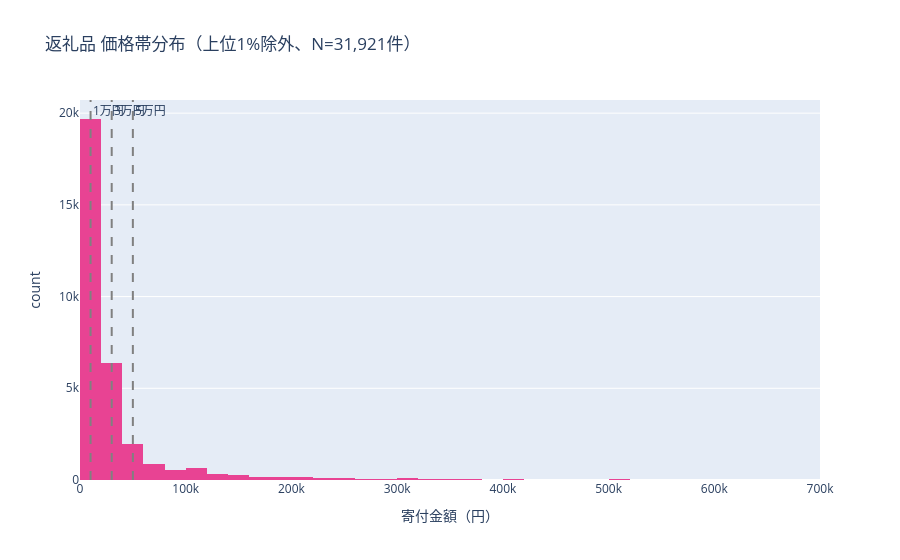

The notebook cell this image was saved under:
### Markdown cell above
## 3. 価格帯分布

### Code cell
# 外れ値除外（上位1%）して分布確認
price_99 = df['item_price'].quantile(0.99)  # 下位から99%の範囲のデータを利用する。
df_plot = df[df['item_price'] <= price_99]

fig = px.histogram(
    df_plot,
    x='item_price',
    nbins=50,
    title=f'返礼品 価格帯分布（上位1%除外、N={len(df_plot):,}件）',
    labels={'item_price': '寄付金額（円）'},
    color_discrete_sequence=['#e84393']
)
fig.add_vline(x=10000, line_dash='dash', line_color='gray', annotation_text='1万円')
fig.add_vline(x=30000, line_dash='dash', line_color='gray', annotation_text='3万円')
fig.add_vline(x=50000, line_dash='dash', line_color='gray', annotation_text='5万円')
fig.show()

# 価格帯別件数
bins = [0, 5000, 10000, 20000, 30000, 50000, 100000, float('inf')]
labels = ['〜5千円', '5千〜1万円', '1〜2万円', '2〜3万円', '3〜5万円', '5〜10万円', '10万円〜']
df['price_segment'] = pd.cut(df['item_price'], bins=bins, labels=labels)
print(df['price_segment'].value_counts().sort_index())

### Figure 1 — Plotly figure (JSON) as saved in the notebook; plotly's stock layout.template omitted (floating-point values rounded to 4 significant figures; data arrays with more than 128 entries replaced by an {"elided": "..."} marker saying what was removed)
{"data": [{"bingroup": "x", "hovertemplate": "寄付金額（円）=%{x}<br>count=%{y}<extra></extra>", "legendgroup": "", "marker": {"color": "#e84393", "pattern": {"shape": ""}}, "name": "", "nbinsx": 50, "orientation": "v", "showlegend": false, "type": "histogram", "x": {"elided": "31921 int values"}, "xaxis": "x", "yaxis": "y"}], "layout": {"annotations": [{"showarrow": false, "text": "1万円", "x": 10000, "xanchor": "left", "xref": "x", "y": 1, "yanchor": "top", "yref": "y domain"}, {"showarrow": false, "text": "3万円", "x": 30000, "xanchor": "left", "xref": "x", "y": 1, "yanchor": "top", "yref": "y domain"}, {"showarrow": false, "text": "5万円", "x": 50000, "xanchor": "left", "xref": "x", "y": 1, "yanchor": "top", "yref": "y domain"}], "barmode": "relative", "legend": {"tracegroupgap": 0}, "shapes": [{"line": {"color": "gray", "dash": "dash"}, "type": "line", "x0": 10000, "x1": 10000, "xref": "x", "y0": 0, "y1": 1, "yref": "y domain"}, {"line": {"color": "gray", "dash": "dash"}, "type": "line", "x0": 30000, "x1": 30000, "xref": "x", "y0": 0, "y1": 1, "yref": "y domain"}, {"line": {"color": "gray", "dash": "dash"}, "type": "line", "x0": 50000, "x1": 50000, "xref": "x", "y0": 0, "y1": 1, "yref": "y domain"}], "title": {"text": "返礼品 価格帯分布（上位1%除外、N=31,921件）"}, "xaxis": {"anchor": "y", "domain": [0, 1], "title": {"text": "寄付金額（円）"}}, "yaxis": {"anchor": "x", "domain": [0, 1], "title": {"text": "count"}}}}
